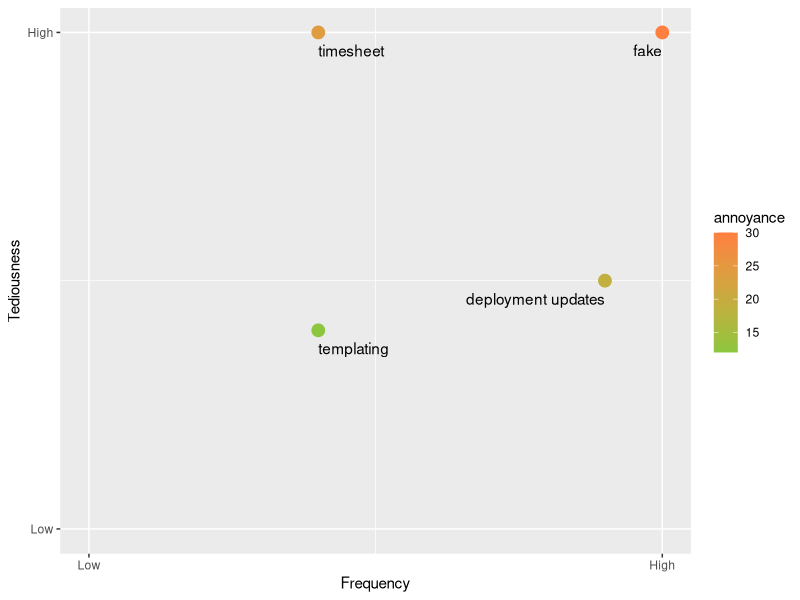

The R source for this figure:
library(ggplot2)

# emakina colors
tangerine<-"#ff7f41" #orange
chartreuse<- "#8cc63f" #green
azure<- "#008fd4" #blue
colors <- c(tangerine, chartreuse)

names<-c("timesheet","deployment updates","templating","fake")
tediousness<-c(10, 5,4,10)
frequency<- c(4,9,4,10)


data <-data.frame(names, frequency, tediousness)
data$annoyance<-data$frequency + 2* data$tediousness



p<-ggplot(data, aes(x=frequency,y=tediousness)) +
   geom_point(aes(color=annoyance), size = 4) +
   geom_text(aes(label=names),hjust="inward",vjust=2) +
   scale_colour_gradient(low=chartreuse, high=tangerine) + # color coding of points
   xlab('Frequency') + ylab('Tediousness') + # Axis labels
   # lim is the range of the x-axis, breaks defines which ticks to display, and labels are the labels of the ticks
   scale_x_continuous(lim=c(0,max(data$frequency)), breaks=c(0, max(data$frequency)), labels=c('Low', 'High')) +
   # same as for x-axis :)
   scale_y_continuous(lim=c(0,max(data$tediousness)), breaks=c(0, max(data$tediousness)), labels=c('Low', 'High'))
p
